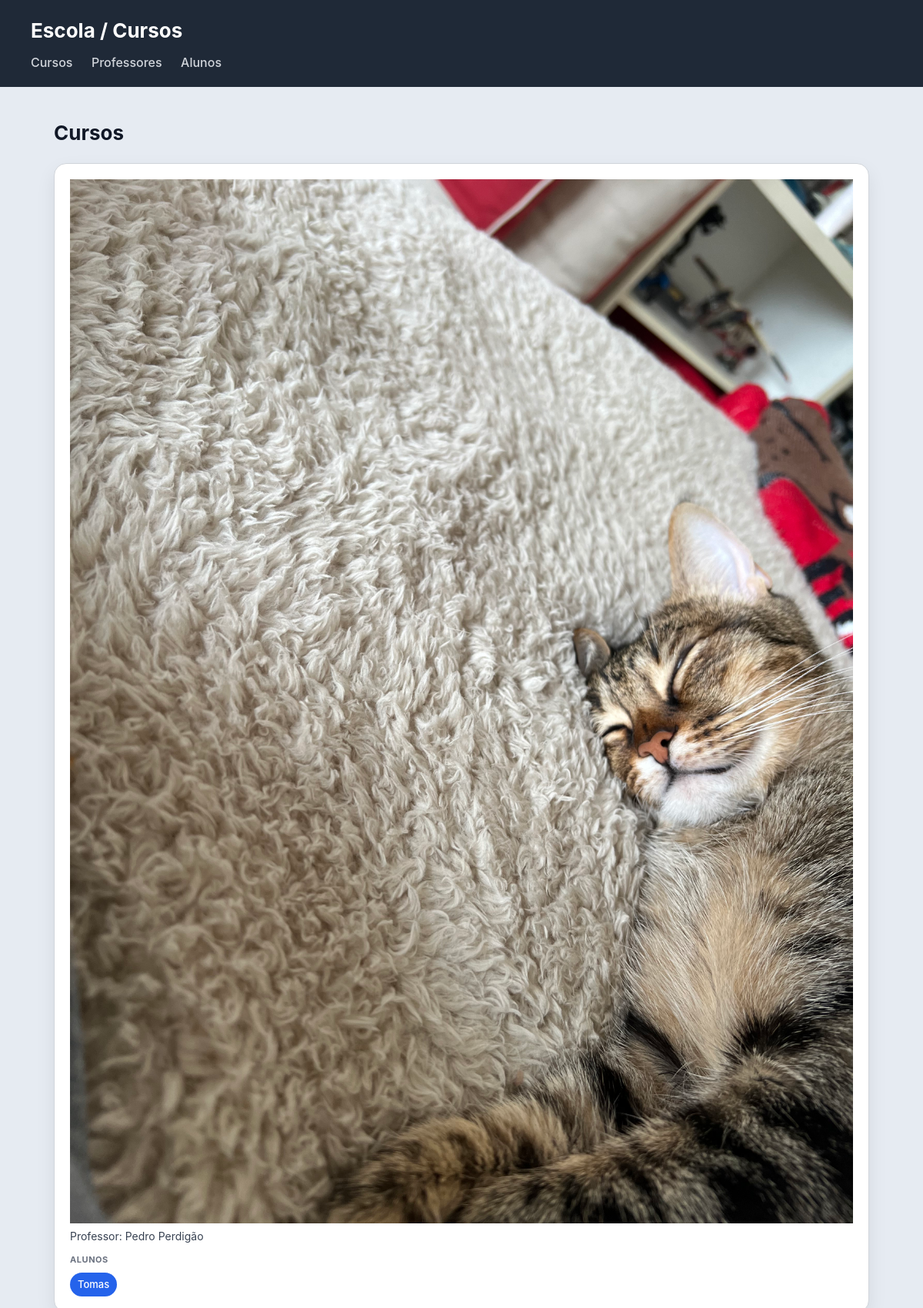
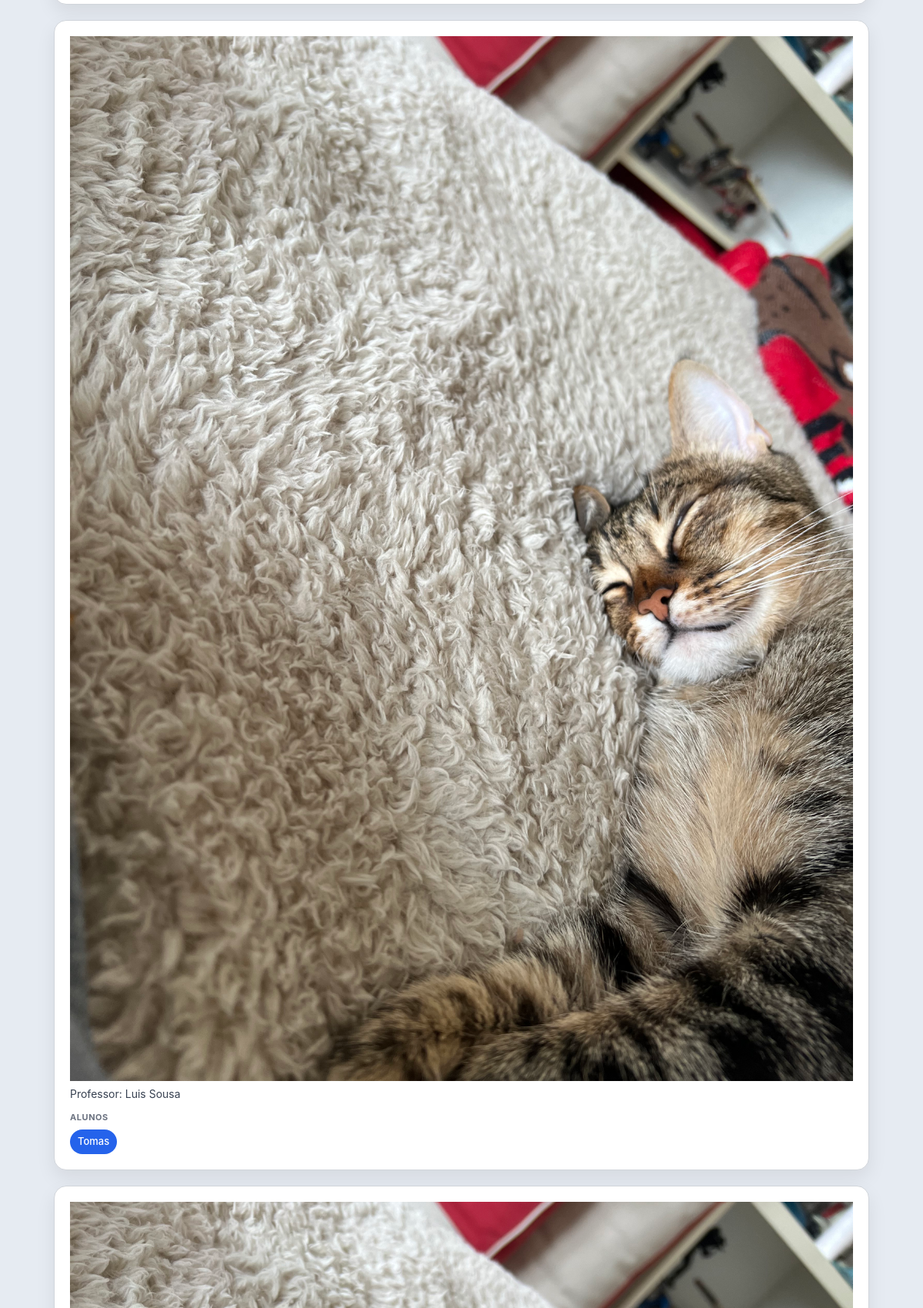
/curso/cursos/ (upper part), run on the app's committed database (2 pictures, top to bottom).
### curso/models.py (models this page shows, shortened)
class Curso(models.Model):
    nome = models.CharField(max_length=100)
    imagem = models.ImageField(upload_to='cursos/')
    professor = models.ForeignKey(Professor, on_delete=models.CASCADE, related_name='cursos')
    alunos = models.ManyToManyField(Aluno, related_name='cursos')

class Professor(models.Model):
    nome = models.CharField(max_length=100)
    email = models.EmailField()

class Aluno(models.Model):
    nome = models.CharField(max_length=100)
    numero = models.CharField(max_length=20, unique=True)

### curso/views.py (the view)
# urls.py: path('cursos/', views.cursos_view, name="cursos"),
def cursos_view(request):
    cursos = Curso.objects.select_related('professor').prefetch_related('alunos').all()
    return render(request, 'curso/cursos.html', {'cursos': cursos})

### curso/templates/curso/cursos.html
{% extends "curso/base.html" %}
{% block content %}
<h2>Cursos</h2>
<section>
    {% for curso in cursos %}
    <article>
        {% if curso.imagem %}
        <img src="{{ curso.imagem.url }}"
         alt="{{ curso.nome }}"
         style="max-width: 100%; max-height: 100%; width: auto; height: auto; object-fit: contain;">
        {% endif %}
        <header>
            <p>Professor: {{ curso.professor.nome }}</p>
        </header>
        <section>
            <h4>Alunos</h4>
            <ul>
                {% for aluno in curso.alunos.all %}
                    <li>{{ aluno.nome }}</li>
                {% empty %}
                    <li>Sem alunos inscritos</li>
                {% endfor %}
            </ul>
        </section>
    </article>
    {% endfor %}
</section>
{% endblock %}

### curso/static/curso/styles.css (style rules this page uses)
* { box-sizing: border-box; margin: 0; padding: 0; }
body { font-family: "Inter", "Segoe UI", system-ui, -apple-system, sans-serif; background: #e6ebf2; color: #111827; line-height: 1.5; }
h2 { margin-bottom: 20px; font-size: 26px; }
section > article { background: white; padding: 20px; border-radius: 16px; border: 1px solid #d1d5db; box-shadow: 0 10px 25px rgba(0,0,0,0.08); transition: all 0.25s ease; margin-bottom: 20px; }
article > header { margin-bottom: 12px; }
article > header p { font-size: 14px; color: #374151; }
article > section { margin-top: 10px; }
article > section h4 { font-size: 11px; text-transform: uppercase; color: #6b7280; margin-bottom: 8px; letter-spacing: 0.05em; }
article > section > ul { list-style: none; display: flex; flex-wrap: wrap; gap: 8px; }
article > section > ul > li { background: #2563eb; color: white; padding: 6px 10px; border-radius: 999px; font-size: 13px; font-weight: 500; }

### data on the page
Curso: imagem (picture), professor.nome "Pedro Perdigão"
Aluno: nome "Tomas"
Curso: imagem (picture), professor.nome "Luis Sousa"
Curso: imagem (picture)
